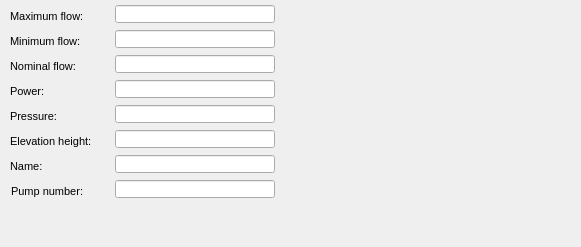
      <widget class="QWidget" name="page_27">
       <property name="geometry">
        <rect>
         <x>0</x>
         <y>0</y>
         <width>581</width>
         <height>247</height>
        </rect>
       </property>
       <attribute name="label">
        <string>Specific information</string>
       </attribute>
       <widget class="QLabel" name="label_elev_height">
        <property name="geometry">
         <rect>
          <x>10</x>
          <y>130</y>
          <width>101</width>
          <height>22</height>
         </rect>
        </property>
        <property name="font">
         <font>
          <pointsize>8</pointsize>
         </font>
        </property>
        <property name="frameShape">
         <enum>QFrame::NoFrame</enum>
        </property>
        <property name="frameShadow">
         <enum>QFrame::Plain</enum>
        </property>
        <property name="text">
         <string>Elevation height:</string>
        </property>
        <property name="textFormat">
         <enum>Qt::AutoText</enum>
        </property>
        <property name="scaledContents">
         <bool>false</bool>
        </property>
        <property name="alignment">
         <set>Qt::AlignLeading|Qt::AlignLeft|Qt::AlignVCenter</set>
        </property>
        <property name="margin">
         <number>3</number>
        </property>
       </widget>
       <widget class="QLineEdit" name="elev_height">
        <property name="geometry">
         <rect>
          <x>115</x>
          <y>130</y>
          <width>160</width>
          <height>18</height>
         </rect>
        </property>
        <property name="inputMask">
         <string/>
        </property>
        <property name="text">
         <string/>
        </property>
        <property name="frame">
         <bool>true</bool>
        </property>
       </widget>
       <widget class="QLabel" name="label_max_flow">
        <property name="geometry">
         <rect>
          <x>10</x>
          <y>5</y>
          <width>101</width>
          <height>22</height>
         </rect>
        </property>
        <property name="font">
         <font>
          <pointsize>8</pointsize>
         </font>
        </property>
        <property name="frameShape">
         <enum>QFrame::NoFrame</enum>
        </property>
        <property name="frameShadow">
         <enum>QFrame::Plain</enum>
        </property>
        <property name="text">
         <string>Maximum flow:</string>
        </property>
        <property name="textFormat">
         <enum>Qt::AutoText</enum>
        </property>
        <property name="scaledContents">
         <bool>false</bool>
        </property>
        <property name="alignment">
         <set>Qt::AlignLeading|Qt::AlignLeft|Qt::AlignVCenter</set>
        </property>
        <property name="margin">
         <number>3</number>
        </property>
       </widget>
       <widget class="QLineEdit" name="max_flow">
        <property name="geometry">
         <rect>
          <x>115</x>
          <y>5</y>
          <width>160</width>
          <height>18</height>
         </rect>
        </property>
        <property name="inputMask">
         <string/>
        </property>
        <property name="text">
         <string/>
        </property>
        <property name="frame">
         <bool>true</bool>
        </property>
       </widget>
       <widget class="QLabel" name="label_power">
        <property name="geometry">
         <rect>
          <x>10</x>
          <y>80</y>
          <width>99</width>
          <height>22</height>
         </rect>
        </property>
        <property name="font">
         <font>
          <pointsize>8</pointsize>
         </font>
        </property>
        <property name="frameShape">
         <enum>QFrame::NoFrame</enum>
        </property>
        <property name="frameShadow">
         <enum>QFrame::Plain</enum>
        </property>
        <property name="text">
         <string>Power:</string>
        </property>
        <property name="textFormat">
         <enum>Qt::AutoText</enum>
        </property>
        <property name="scaledContents">
         <bool>false</bool>
        </property>
        <property name="alignment">
         <set>Qt::AlignLeading|Qt::AlignLeft|Qt::AlignVCenter</set>
        </property>
        <property name="margin">
         <number>3</number>
        </property>
       </widget>
       <widget class="QLineEdit" name="power">
        <property name="geometry">
         <rect>
          <x>115</x>
          <y>80</y>
          <width>160</width>
          <height>18</height>
         </rect>
        </property>
        <property name="inputMask">
         <string/>
        </property>
        <property name="text">
         <string/>
        </property>
        <property name="frame">
         <bool>true</bool>
        </property>
       </widget>
       <widget class="QLineEdit" name="min_flow">
        <property name="geometry">
         <rect>
          <x>115</x>
          <y>30</y>
          <width>160</width>
          <height>18</height>
         </rect>
        </property>
        <property name="inputMask">
         <string/>
        </property>
        <property name="text">
         <string/>
        </property>
        <property name="frame">
         <bool>true</bool>
        </property>
       </widget>
       <widget class="QLabel" name="label_min_flow">
        <property name="geometry">
         <rect>
          <x>10</x>
          <y>30</y>
          <width>99</width>
          <height>22</height>
         </rect>
        </property>
        <property name="font">
         <font>
          <pointsize>8</pointsize>
         </font>
        </property>
        <property name="frameShape">
         <enum>QFrame::NoFrame</enum>
        </property>
        <property name="frameShadow">
         <enum>QFrame::Plain</enum>
        </property>
        <property name="text">
         <string>Minimum flow:</string>
        </property>
        <property name="textFormat">
         <enum>Qt::AutoText</enum>
        </property>
        <property name="scaledContents">
         <bool>false</bool>
        </property>
        <property name="alignment">
         <set>Qt::AlignLeading|Qt::AlignLeft|Qt::AlignVCenter</set>
        </property>
        <property name="margin">
         <number>3</number>
        </property>
       </widget>
       <widget class="QLineEdit" name="nom_flow">
        <property name="geometry">
         <rect>
          <x>115</x>
          <y>55</y>
          <width>160</width>
          <height>18</height>
         </rect>
        </property>
        <property name="inputMask">
         <string/>
        </property>
        <property name="text">
         <string/>
        </property>
        <property name="frame">
         <bool>true</bool>
        </property>
       </widget>
       <widget class="QLabel" name="label_nom_flow">
        <property name="geometry">
         <rect>
          <x>10</x>
          <y>55</y>
          <width>101</width>
          <height>22</height>
         </rect>
        </property>
        <property name="font">
         <font>
          <pointsize>8</pointsize>
         </font>
        </property>
        <property name="frameShape">
         <enum>QFrame::NoFrame</enum>
        </property>
        <property name="frameShadow">
         <enum>QFrame::Plain</enum>
        </property>
        <property name="text">
         <string>Nominal flow:</string>
        </property>
        <property name="textFormat">
         <enum>Qt::AutoText</enum>
        </property>
        <property name="scaledContents">
         <bool>false</bool>
        </property>
        <property name="alignment">
         <set>Qt::AlignLeading|Qt::AlignLeft|Qt::AlignVCenter</set>
        </property>
        <property name="margin">
         <number>3</number>
        </property>
       </widget>
       <widget class="QLabel" name="label_pressure">
        <property name="geometry">
         <rect>
          <x>10</x>
          <y>105</y>
          <width>99</width>
          <height>22</height>
         </rect>
        </property>
        <property name="font">
         <font>
          <pointsize>8</pointsize>
         </font>
        </property>
        <property name="frameShape">
         <enum>QFrame::NoFrame</enum>
        </property>
        <property name="frameShadow">
         <enum>QFrame::Plain</enum>
        </property>
        <property name="text">
         <string>Pressure:</string>
        </property>
        <property name="textFormat">
         <enum>Qt::AutoText</enum>
        </property>
        <property name="scaledContents">
         <bool>false</bool>
        </property>
        <property name="alignment">
         <set>Qt::AlignLeading|Qt::AlignLeft|Qt::AlignVCenter</set>
        </property>
        <property name="margin">
         <number>3</number>
        </property>
       </widget>
       <widget class="QLineEdit" name="pressure">
        <property name="geometry">
         <rect>
          <x>115</x>
          <y>105</y>
          <width>160</width>
          <height>18</height>
         </rect>
        </property>
        <property name="inputMask">
         <string/>
        </property>
        <property name="text">
         <string/>
        </property>
        <property name="frame">
         <bool>true</bool>
        </property>
       </widget>
       <widget class="QLineEdit" name="pump_number">
        <property name="geometry">
         <rect>
          <x>115</x>
          <y>180</y>
          <width>160</width>
          <height>18</height>
         </rect>
        </property>
        <property name="inputMask">
         <string/>
        </property>
        <property name="text">
         <string/>
        </property>
        <property name="frame">
         <bool>true</bool>
        </property>
       </widget>
       <widget class="QLabel" name="label_pump_number">
        <property name="geometry">
         <rect>
          <x>11</x>
          <y>180</y>
          <width>99</width>
          <height>22</height>
         </rect>
        </property>
        <property name="font">
         <font>
          <pointsize>8</pointsize>
         </font>
        </property>
        <property name="frameShape">
         <enum>QFrame::NoFrame</enum>
        </property>
        <property name="frameShadow">
         <enum>QFrame::Plain</enum>
        </property>
        <property name="text">
         <string>Pump number:</string>
        </property>
        <property name="textFormat">
         <enum>Qt::AutoText</enum>
        </property>
        <property name="scaledContents">
         <bool>false</bool>
        </property>
        <property name="alignment">
         <set>Qt::AlignLeading|Qt::AlignLeft|Qt::AlignVCenter</set>
        </property>
        <property name="margin">
         <number>3</number>
        </property>
       </widget>
       <widget class="QLabel" name="labe_name">
        <property name="geometry">
         <rect>
          <x>10</x>
          <y>155</y>
          <width>99</width>
          <height>22</height>
         </rect>
        </property>
        <property name="font">
         <font>
          <pointsize>8</pointsize>
         </font>
        </property>
        <property name="frameShape">
         <enum>QFrame::NoFrame</enum>
        </property>
        <property name="frameShadow">
         <enum>QFrame::Plain</enum>
        </property>
        <property name="text">
         <string>Name:</string>
        </property>
        <property name="textFormat">
         <enum>Qt::AutoText</enum>
        </property>
        <property name="scaledContents">
         <bool>false</bool>
        </property>
        <property name="alignment">
         <set>Qt::AlignLeading|Qt::AlignLeft|Qt::AlignVCenter</set>
        </property>
        <property name="margin">
         <number>3</number>
        </property>
       </widget>
       <widget class="QLineEdit" name="name">
        <property name="geometry">
         <rect>
          <x>115</x>
          <y>155</y>
          <width>160</width>
          <height>18</height>
         </rect>
        </property>
        <property name="inputMask">
         <string/>
        </property>
        <property name="text">
         <string/>
        </property>
        <property name="frame">
         <bool>true</bool>
        </property>
       </widget>
      </widget>
